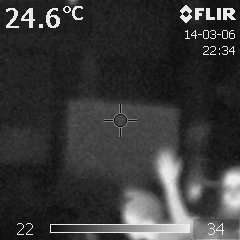
#> input picture images/IR_0485.jpg, 240 x 240 px, found by its file name
$ python analyse_proof.py   (Python 2 division)
#> lines starting #> are read from the running program, lines starting #| are printed output that depends on the picture
import os,sys
import Image
import ImageDraw

import numpy
import math
import pylab
im = Image.open("IR_0485.jpg")
#> im is the input picture: PIL image 240x240 RGB; min 0, max 255, mean 55.9

print im.bits, im.size, im.format
#| 8 (240, 240) JPEG


# sample

yRow = 155
xStart = 120
xStop = 220

'''
yRow = 228
xStart = 55
xStop = 180
'''
pixelsInt = []
pixR = []
pixG = []
pixB = []
pixels = list(im.getdata())
#> pixels = 57600 items
numpy
for x in range(xStart, xStop):
	val = pixels[yRow * 240 + x]
	print val
	pixR.append(pixels[yRow + x][0])
	pixG.append(pixels[yRow + x][1])
	pixB.append(pixels[yRow + x][2])
	#pixelsInt.append( (pixels[yRow + x][0] << 16) + (pixels[yRow + x][1] << 8) + pixels[yRow + x][2] )
	pixelsInt.append( val )
#> this loop made 100 passes
#> val on passes 1 to 12: (62, 62, 62), (63, 63, 63), (63, 63, 63), (60, 60, 60), (57, 57, 57), (56, 56, 56), (57, 57, 57), (59, 59, 59), (62, 62, 62), (65, 65, 65), (66, 66, 66), (63, 63, 63)
#| (62, 62, 62)
#| (63, 63, 63)
#| (63, 63, 63)
#| (60, 60, 60)
#| (57, 57, 57)
#| (56, 56, 56)
#| (57, 57, 57)
#| (59, 59, 59)
#> (further printed lines are left out)
#> after the loop, pixB = 100 values, max 108 at index 36, min 21 at index 49, mean 37.43; pixG has the same summary as pixB; pixR has the same summary as pixB; pixelsInt = 100 items, first 6: (62, 62, 62), (63, 63, 63), (63, 63, 63), (60, 60, 60), (57, 57, 57), (56, 56, 56)

#print pixelsInt
#print range(0, 2**24+1, 1024)
#import scipy

matrixResults = numpy.empty(240 * 240).reshape(240, 240)
#matrixResults[0][0] = 1

indices = range(1, len(pixelsInt)+1)
#> indices = 100 values from 1 to 100
binDistance = math.sqrt(len(indices))
#> binDistance = 10
binEdges = range(0, len(indices), int(binDistance))
#> binEdges = [0, 10, 20, 30, 40, 50, 60, 70, 80, 90]

bins = []
for i in range(0, len(binEdges)-1):
	bins.append(indices[binEdges[i]:binEdges[i+1]])
#> this loop made 9 passes
#> after the loop, bins = 9 items

plotMatrix = []
for b in bins:
	result = numpy.mean(b)
	plotMatrix.append(result)
#> this loop made 9 passes
#> (b, result) on passes 1 to 9: ([1, 2, 3, 4, 5, 6, 7, 8, 9, 10], 5.5), ([11, 12, 13, 14, 15, 16, 17, 18, 19, 20], 15.5), ([21, 22, 23, 24, 25, 26, 27, 28, 29, 30], 25.5), ([31, 32, 33, 34, 35, 36, 37, 38, 39, 40], 35.5), ([41, 42, 43, 44, 45, 46, 47, 48, 49, 50], 45.5), ([51, 52, 53, 54, 55, 56, 57, 58, 59, 60], 55.5), ([61, 62, 63, 64, 65, 66, 67, 68, 69, 70], 65.5), ([71, 72, 73, 74, 75, 76, 77, 78, 79, 80], 75.5), ([81, 82, 83, 84, 85, 86, 87, 88, 89, 90], 85.5)
#> after the loop, plotMatrix = [5.5, 15.5, 25.5, 35.5, 45.5, 55.5, 65.5, 75.5, 85.5]

print len(binEdges), len(plotMatrix)
#| 10 9
#pylab.plot(binEdges[1:], plotMatrix)

print len(indices), len(pixelsInt)
#| 100 100
pylab.plot(indices, pixelsInt)

'''
binsAr = range(0, 2**24+1, 4096)
npA = numpy.histogram(pixelsInt, bins=binsAr)
npR = numpy.histogram(pixR, bins=binsAr)
npG = numpy.histogram(pixG, bins=binsAr)
npB = numpy.histogram(pixB, bins=binsAr)
#print np
import pylab
#print len(np[1]), len(np[0])
#np[0][len(np[0])-1] = 0
#print len(np[1]), len(np[0])
pylab.plot(npA[1][1:], npA[0])
pylab.plot(npR[1][1:], npR[0])
pylab.plot(npG[1][1:], npG[0])
pylab.plot(npB[1][1:], npB[0])
pylab.show()'''


draw = ImageDraw.Draw(im)
draw.line([(xStart, yRow),(xStop, yRow)], fill=128)
#draw.line((0, 0) + im.size, fill=128)
#draw.line((0, im.size[1], im.size[0], 0), fill=128)
del draw

im.save("tmp.jpg", "JPEG")
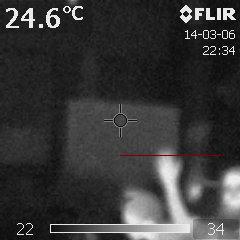
#> saved as tmp.jpg: PIL image 240x240 RGB; mean R, G, B 56, 55.7, 55.7
pylab.show()
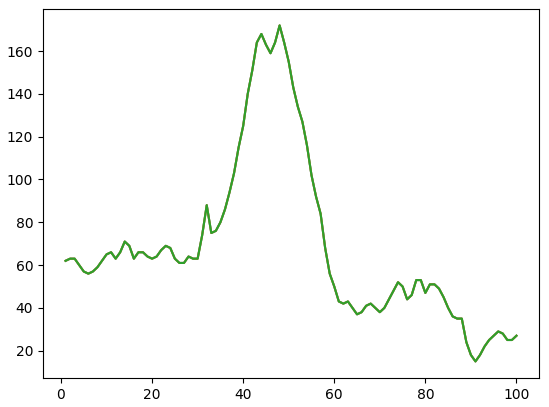
#> figure drawn by matplotlib, 1 panel; curve peaks at x = 48, y = 172; curve peaks at x = 48, y = 172; curve peaks at x = 48, y = 172

$ run again, with images/IR_0484.jpg copied over images/IR_0485.jpg
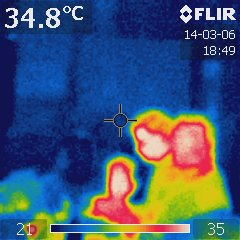
#> input picture images/IR_0484.jpg, 240 x 240 px, found by its file name
#> im is the input picture: PIL image 240x240 RGB; mean R, G, B 63.4, 85, 114.8
#| 8 (240, 240) JPEG
#> pixels = 57600 items
#> the loop `for x in range(xStart, xStop):` made 100 passes
#> val on passes 1 to 8: (36, 138, 140), (37, 136, 133), (45, 139, 138), (46, 139, 146), (42, 129, 156), (38, 126, 166), (40, 125, 182), (35, 122, 189)
#> (printed output is left out)
#> after the loop `for x in range(xStart, xStop):`: pixB = 100 values, max 168 at index 67, min 91 at index 86, mean 121.7; pixG = 100 values, max 82 at index 68, min 22 at index 86, mean 52.41; pixR = 100 values, max 26 at index 60, min 1 at index 37, mean 13.93; pixelsInt = 100 items, first 6: (36, 138, 140), (37, 136, 133), (45, 139, 138), (46, 139, 146), (42, 129, 156), (38, 126, 166)
#> indices = 100 values from 1 to 100
#> binDistance = 10
#> binEdges = [0, 10, 20, 30, 40, 50, 60, 70, 80, 90]
#> the loop `for i in range(0, len(binEdges)-1):` made 9 passes
#> after the loop `for i in range(0, len(binEdges)-1):`: bins = 9 items
#> the loop `for b in bins:` made 9 passes
#> (b, result) on passes 1 to 8: ([1, 2, 3, 4, 5, 6, 7, 8, 9, 10], 5.5), ([11, 12, 13, 14, 15, 16, 17, 18, 19, 20], 15.5), ([21, 22, 23, 24, 25, 26, 27, 28, 29, 30], 25.5), ([31, 32, 33, 34, 35, 36, 37, 38, 39, 40], 35.5), ([41, 42, 43, 44, 45, 46, 47, 48, 49, 50], 45.5), ([51, 52, 53, 54, 55, 56, 57, 58, 59, 60], 55.5), ([61, 62, 63, 64, 65, 66, 67, 68, 69, 70], 65.5), ([71, 72, 73, 74, 75, 76, 77, 78, 79, 80], 75.5)
#> after the loop `for b in bins:`: plotMatrix = [5.5, 15.5, 25.5, 35.5, 45.5, 55.5, 65.5, 75.5, 85.5]
#| 10 9
#| 100 100
#> `im.save("tmp.jpg", "JPEG")`:
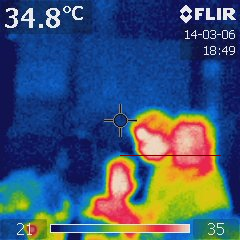
#> saved as tmp.jpg: PIL image 240x240 RGB; mean R, G, B 63.3, 84.8, 114.6
#> `pylab.show()`:
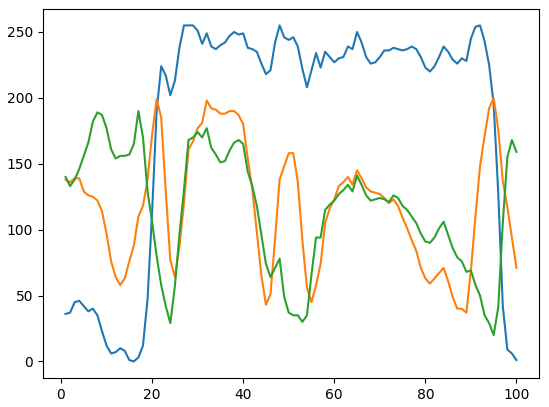
#> figure drawn by matplotlib, 1 panel; curve peaks at x = 27, y = 255; curve peaks at x = 95, y = 200; curve peaks at x = 17, y = 190
